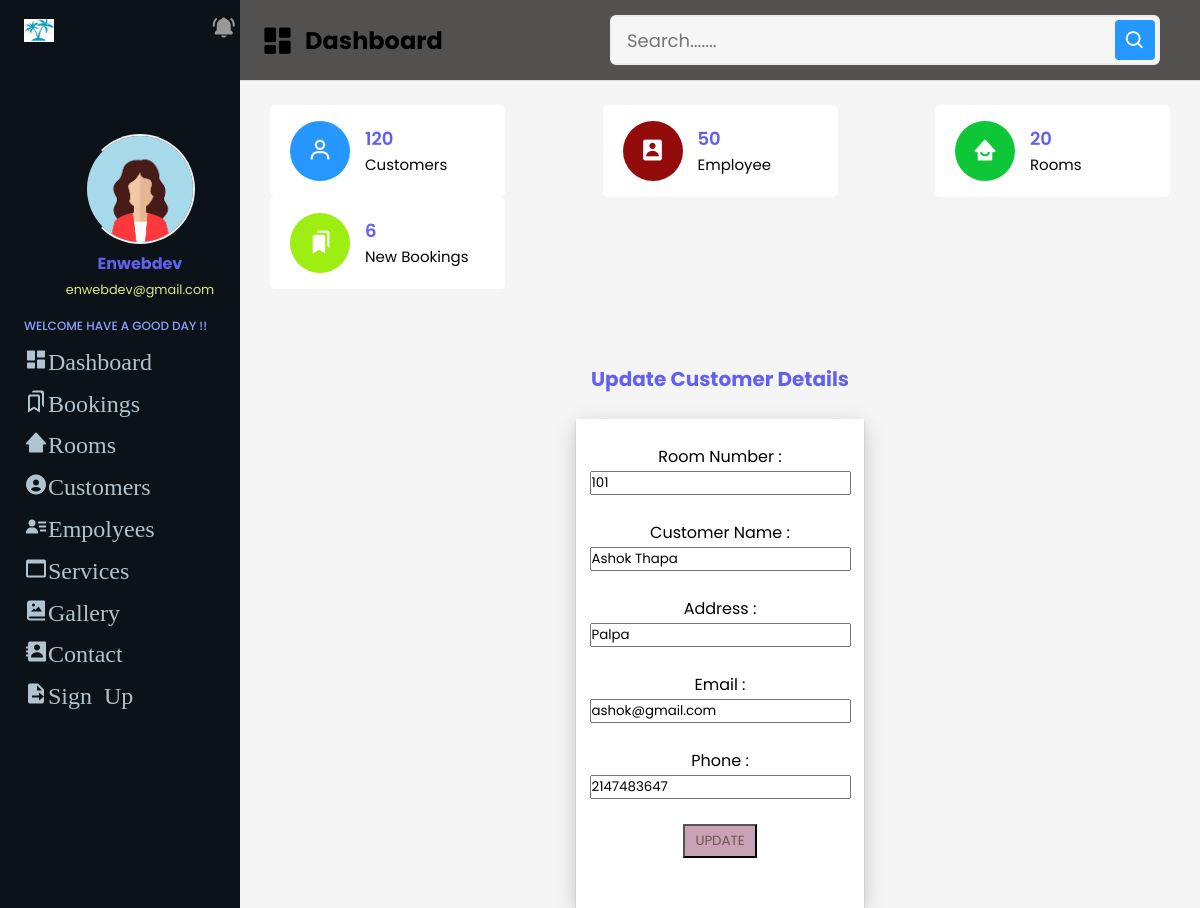
The page /admin/cupdate.php?room_no=101 (signed in) on the database its author committed.
### tables this page shows
CREATE TABLE `customers` (
  `id` int(11) NOT NULL,
  `room_no` int(11) NOT NULL,
  `c_name` varchar(50) NOT NULL,
  `address` varchar(250) NOT NULL,
  `email` varchar(50) NOT NULL,
  `phone` int(11) NOT NULL
);

### admin/cupdate.php (the view, shortened to what this page needs)
<?php
  require('inc/db_config.php');
  $room_no=$_GET['room_no'];
  $sql ="SELECT * FROM customers WHERE room_no='$room_no'";
  $res= mysqli_query($con,$sql);
  $row=mysqli_fetch_array($res);
?>
<!DOCTYPE html>
 <html lang="en">
   <head>
   <?php
    require('inc/links.php')
    ?>
  </head>
  <body class="bg-light">
  <?php require('inc/header.php') ?>
<div class="content">
  <center>
    <br>
    <br><br>
    <h3><u>Update Customer Details</u></h3><br>
    <form action="" method="post">
      <div class="row"><br>
      <label for="room_no" >Room Number :</label>
                      <input type="number" value="<?php echo $row ['room_no']?>" name="room_no" placeholder="Your Room Number..">  <br><br>
                      <label for="c_name" >Customer Name :</label>
                      <input type="text" value="<?php echo $row ['c_name']?>" name="c_name" placeholder="Your Customer Name..">  <br><br>
                      <label for="address">Address :</label>
                      <input type="text" value="<?php echo $row ['address']?>" name="address" placeholder="Your Address..">  <br><br>
                      <label for="email">Email :</label>
                      <input type="text" value="<?php echo $row ['email']?>" name="email" placeholder="Your Email..">  <br><br>
                      <label for="phone">Phone :</label>
                      <input type="number" value="<?php echo $row ['phone']?>" name="phone" placeholder="Your Phone..">  <br><br>
                      <input type="submit" class="btn btn-dark shadow-none text-center" name="update_btn" value="UPDATE"></input>  <br><br> <br>
      </div>
    </form>
  </center>
 </div>
  </body>
 </html>

### admin/style.css (style rules this page uses)
:root { --main:orange; --bg:#0B1218; --bg-body:#131D28; }
* { margin: 0; padding: 0; text-decoration: none; list-style-type: none; box-sizing: border-box; font-family: 'Poppins' ,sans-serif; }
h3 { font-size: 20px; color: rgb(97, 97, 239); }
.btn { background:rgb(202, 162, 181); color: rgb(107, 83, 83); padding: 5px 10px; text-align: center; }

### admin/cupdate.php (style rules this page uses)
* { margin: 0; padding: 0; box-sizing: border-box; font-family: 'Poppins', sans-serif; }
.content .row { min-height: 55vh; width: 30%; flex: 5; background: white; margin: 10 25px 25px 25px; box-shadow: 0 2px 2px 0 rgba(0 , 0 ,0,0.2), 0 6px 20px 0 rgba(0,0,0,0.19); display: block; flex-direction: column; }

### rows shown on the page
customers: room_no "101", c_name "Ashok Thapa", address "Palpa", email "ashok@gmail.com", phone "2147483647"
